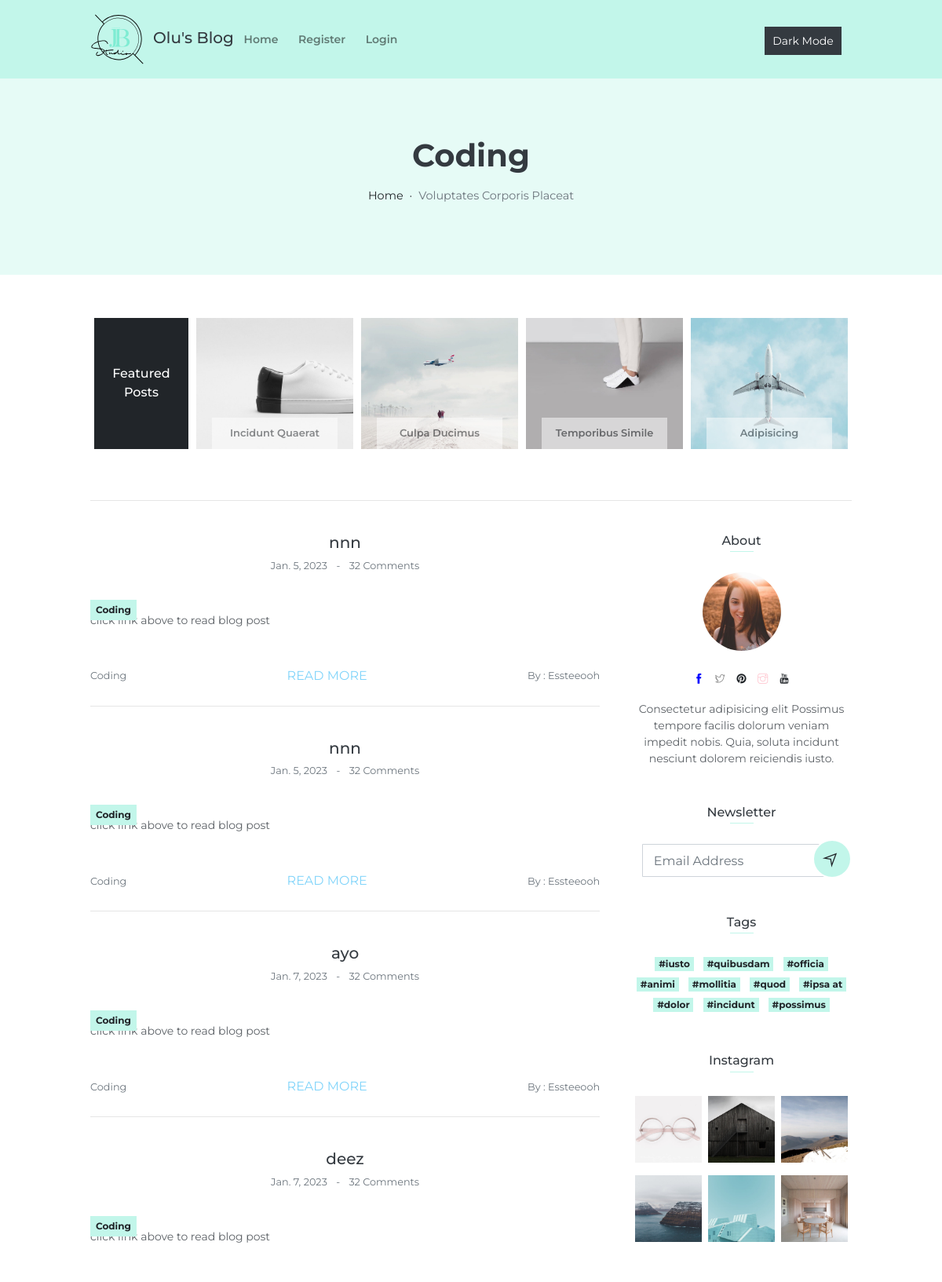
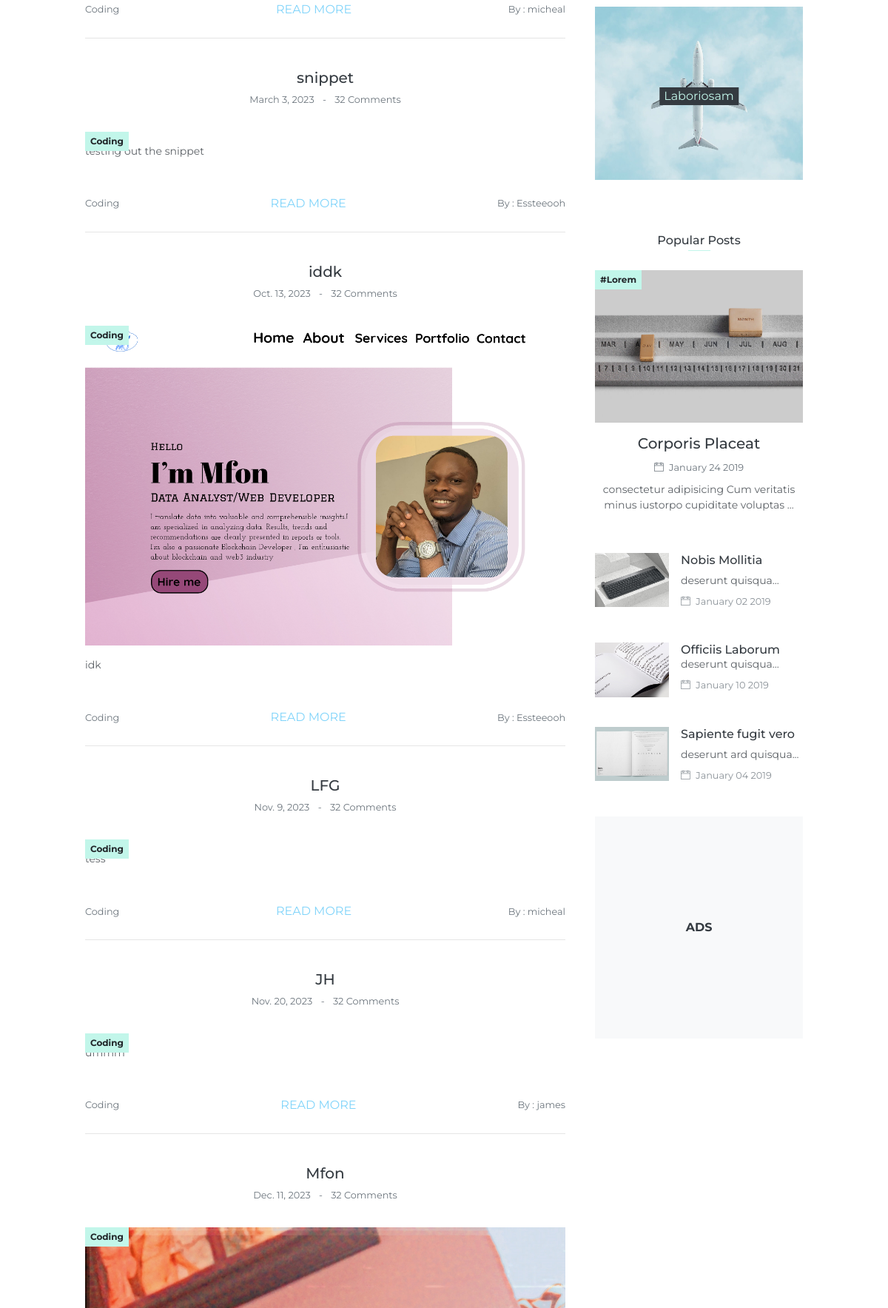
Screenshot of /category/Coding/ (upper part) with the database file from the repository (2 pictures, top to bottom).
### blogapp/models.py (models this page shows, shortened)
class Post(models.Model):
    title = models.CharField(max_length=255)
    header_image = models.ImageField(null=True, blank=True, upload_to="images/")
    title_tag = models.CharField(max_length=255, default="Olu's Blog")
    author = models.ForeignKey(User, on_delete=models.CASCADE)
    body = RichTextField(blank=True, null=True)
    post_date = models.DateField(auto_now_add=True)
    post_time = models.TimeField(auto_now_add=True)
    category = models.CharField(max_length=255, default="Uncategorised")
    snippet = models.CharField(max_length=255)
    likes = models.ManyToManyField(User, related_name='blog_post')

### blogapp/views.py (the view)
# urls.py: path('category/<str:cats>/', CategoryView, name='category'),
def CategoryView(request, cats):
    category_posts = Post.objects.filter(category = cats)
    return render(request, 'categories.html', {'cats':cats.title(), 'category_posts':category_posts})

### blogapp/templates/categories.html (shortened to what this page needs)
{% load static %}
<!DOCTYPE html>
<html lang="en">
<head>
    <link rel="stylesheet" href="{% static 'blogapp/vendors/themify-icons/css/themify-icons.css' %}">
	<link rel="stylesheet" href="{% static 'blogapp/css/joeblog.css' %}">
</head>
<body data-spy="scroll" data-target=".navbar" data-offset="40" id="home">
    <nav class="navbar custom-navbar navbar-expand-md navbar-light bg-primary sticky-top">
        <div class="container">
            <a class="navbar-brand" href="#">
                <img src="{% static 'blogapp/imgs/logo.svg' %}" alt="">
            </a>
            <h5 class="card-title" >Olu's Blog</h5>
            <div class="collapse navbar-collapse" id="navbarSupportedContent">
                <ul class="navbar-nav">
                    <li class="nav-item">
                        <a class="nav-link" href="{% url 'index' %}">Home</a>
                    </li>
                    {% if user.is_authenticated %}
                    <li class="nav-item">
                        <a class="nav-link" href="{% url 'add_post' %}">Add Post</a>
                    </li>
                    <li class="nav-item">
                        <a class="nav-link" href="{% url 'add_category' %}">Add Category</a>
                    </li>
                    <li class="nav-item">
                        <a class="nav-link" href="{% url 'logout' %}">Logout </a>
                    </li>
                    {% else %}
                    <li class="nav-item">
                        <a class="nav-link" href="{% url 'register' %}">Register</a>
                    </li>
                    <li class="nav-item">
                        <a class="nav-link" href="{% url 'login' %}">Login </a>
                    </li>
                    {% endif %}
                </ul>
                <div class="navbar-nav ml-auto">
                    <li class="nav-item">
                        <a class="nav-link" href="#">
                            <button id="themeToggle" class="btn btn-dark mt-1 btn-sm">Dark Mode</button>
                        </a>
                    </li>
                </div>
            </div>
        </div>
    </nav>
     <header class="page-header page-header-mini">
        <h1 class="title">{{ cats }}</h1>
        <ol class="breadcrumb pb-0">
            <li class="breadcrumb-item"><a href="{% url 'index' %}">Home</a></li>
            <li class="breadcrumb-item active" aria-current="page">Voluptates Corporis Placeat</li>
        </ol>
    </header>
    <div class="container">
        <section>
            <div class="feature-posts">
                <a href="single-post.html" class="feature-post-item">
                    <span>Featured Posts</span>
                </a>
                <a href="single-post.html" class="feature-post-item">
                    <img src="{% static 'blogapp/imgs/img-1.jpg' %}" class="w-100" alt="">
                    <div class="feature-post-caption">Incidunt Quaerat</div>
                </a>
                <a href="single-post.html" class="feature-post-item">
                    <img src="{% static 'blogapp/imgs/img-2.jpg' %}" class="w-100" alt="">
                    <div class="feature-post-caption">Culpa Ducimus</div>
                </a>
                <a href="single-post.html" class="feature-post-item">
                    <img src="{% static 'blogapp/imgs/img-3.jpg' %}" class="w-100" alt="">
                    <div class="feature-post-caption">Temporibus Simile</div>
                </a>
                <a href="single-post.html" class="feature-post-item">
                    <img src="{% static 'blogapp/imgs/img-4.jpg' %}" class="w-100" alt="">
                    <div class="feature-post-caption">Adipisicing</div>
                </a>
            </div>
        </section>
        <hr>
        {% if category_posts %}
        <div class="page-container">
            <div class="page-content">
                {% for post in category_posts %}
                <div class="card">
                    <div class="card-header text-center">
                        <h5 class="card-title">{{ post.title }}</h5>
                        <small class="small text-muted">{{post.post_date}}
                            <span class="px-2">-</span>
                            <a href="#" class="text-muted">32 Comments</a>
                        </small>
                    </div>
                    <div class="card-body">
                        <div class="blog-media">
                            {% if post.header_image %}
                            <img src="{{post.header_image.url}}" alt="" class="w-100">
                            {% endif %}
                            <a href="{% url 'category' post.category %}" class="badge badge-primary">{{ post.category }}</a>
                        </div>
                        <p class="my-3">{{post.snippet}}</p>
                    </div>
                    <div class="card-footer d-flex justify-content-between align-items-center flex-basis-0">
                        <a href="{% url 'category' post.category %}" class="text-dark small text-muted">{{ post.category }}</a>
                        <a href="{% url 'single-post' post.pk %}" class="text-info">READ MORE</a>
                        <a href="{% url 'show_profile_page' post.author.profile.id %}" class="text-dark small text-muted">By : {{ post.author }} </a>
                    </div>
                </div>
                <hr>
                {% endfor %}
        {% else %}
            <h2> sorry this page does not exist </h2>
        {% endif %}
            </div>
            <div class="page-sidebar text-center">
                <h6 class="sidebar-title section-title mb-4 mt-3">About</h6>
                <img src="{% static 'blogapp/imgs/avatar.jpg' %}" alt="" class="circle-100 mb-3">
                <div class="socials mb-3 mt-2">
                    <a href="javascript:void(0)"><i class="ti-facebook"></i></a>
                    <a href="javascript:void(0)"><i class="ti-twitter"></i></a>
                    <a href="javascript:void(0)"><i class="ti-pinterest-alt"></i></a>
                    <a href="javascript:void(0)"><i class="ti-instagram"></i></a>
                    <a href="javascript:void(0)"><i class="ti-youtube"></i></a>
                </div>
                <p>Consectetur adipisicing elit Possimus tempore facilis dolorum veniam impedit nobis. Quia, soluta incidunt nesciunt dolorem reiciendis iusto.</p>
                <h6 class="sidebar-title mt-5 mb-4">Newsletter</h6>
                <form action="">
                    <div class="subscribe-wrapper">
                        <input type="email" class="form-control" placeholder="Email Address">
                        <button type="submit" class="btn btn-primary"><i class="ti-location-arrow"></i></button>
                    </div>
                </form>
                <h6 class="sidebar-title mt-5 mb-4">Tags</h6>
                <a href="javascript:void(0)" class="badge badge-primary m-1">#iusto</a>
                <a href="javascript:void(0)" class="badge badge-primary m-1">#quibusdam</a>
                <a href="javascript:void(0)" class="badge badge-primary m-1">#officia</a>
                <a href="javascript:void(0)" class="badge badge-primary m-1">#animi</a>
                <a href="javascript:void(0)" class="badge badge-primary m-1">#mollitia</a>
                <a href="javascript:void(0)" class="badge badge-primary m-1">#quod</a>
                <a href="javascript:void(0)" class="badge badge-primary m-1">#ipsa at</a>
                <a href="javascript:void(0)" class="badge badge-primary m-1">#dolor</a>
                <a href="javascript:void(0)" class="badge badge-primary m-1">#incidunt</a>
                <a href="javascript:void(0)" class="badge badge-primary m-1">#possimus</a>
                <h6 class="sidebar-title mt-5 mb-4">Instagram</h6>
                <div class="row px-3">
                    <div class="col-4 p-1 figure">
                        <a href="#" class="figure-img">
                            <img src="{% static 'blogapp/imgs/insta-1.jpg' %}" alt="">
                        </a>
                    </div>
                    <div class="col-4 p-1 figure">
                        <a href="#" class="figure-img">
                            <img src="{% static 'blogapp/imgs/insta-2.jpg' %}" alt="" class="w-100 m-0">
                        </a>
                    </div>
                    <div class="col-4 p-1 figure">
                        <a href="#" class="figure-img">
                            <img src="{% static 'blogapp/imgs/insta-3.jpg' %}" alt="" class="w-100">
                        </a>
                    </div>
                    <div class="col-4 p-1 figure">
                        <a href="#" class="figure-img">
                            <img src="{% static 'blogapp/imgs/insta-4.jpg' %}" alt="" class="w-100 m-0">
                        </a>
                    </div>
                    <div class="col-4 p-1 figure">
                        <a href="#" class="figure-img">
                            <img src="{% static 'blogapp/imgs/insta-5.jpg' %}" alt="" class="w-100">
                        </a>
                    </div>
                    <div class="col-4 p-1 figure">
                        <a href="#" class="figure-img">
                            <img src="{% static 'blogapp/imgs/insta-6.jpg' %}" alt="" class="w-100 m-0">
                        </a>
                    </div>
                </div>
                <figure class="figure mt-5">
                    <a href="single-post.html" class="figure-img">
                        <figcaption class="figcaption">Laboriosam</figcaption>
                    </a>
                </figure>
                <h6 class="sidebar-title mt-5 mb-4">Popular Posts</h6>
                <div class="card mb-4">
                    <a href="single-post.html" class="overlay-link"></a>
                    <div class="card-header p-0">
                        <div class="blog-media">
                            <img src="{% static 'blogapp/imgs/blog-6.jpg' %}" alt="" class="w-100">
                            <a href="#" class="badge badge-primary">#Lorem</a>
                        </div>
                    </div>
                    <div class="card-body px-0">
                        <h5 class="card-title mb-2">Corporis Placeat</h5>
                        <small class="small text-muted"><i class="ti-calendar pr-1"></i> January 24 2019
                        </small>
                        <p class="my-2">consectetur adipisicing Cum veritatis minus iustorpo cupiditate voluptas ...</p>
                    </div>
                </div>
                <div class="media text-left mb-4">
                    <a href="single-post.html" class="overlay-link"></a>
                    <img class="mr-3" src="{% static 'blogapp/imgs/blog-1.jpg' %}" width="100px" alt="Generic placeholder image">
                    <div class="media-body">
                        <h6 class="mt-0">Nobis Mollitia</h6>
                        <p class="mb-2"> deserunt quisqua...</p>
                        <p class="text-muted small"><i class="ti-calendar pr-1"></i>  January 02 2019</p>
                    </div>
                </div>
                <div class="media text-left mb-4">
                    <a href="single-post.html" class="overlay-link"></a>
                    <img class="mr-3" src="{% static 'blogapp/imgs/blog-2.jpg' %}" width="100px" alt="Generic placeholder image">
                    <div class="media-body">
                        <h6 class="mt-0">Officiis Laborum</6>
                        <p class="mb-2"> deserunt quisqua...</p>
                        <p class="text-muted small"><i class="ti-calendar pr-1"></i>  January 10 2019</p>
                    </div>
                </div>
                <div class="media text-left mb-4">
                    <a href="single-post.html" class="overlay-link"></a>
                    <img class="mr-3" src="{% static 'blogapp/imgs/blog-3.jpg' %}" width="100px" alt="Generic placeholder image">
                    <div class="media-body">
                        <h6 class="mt-0">Sapiente fugit vero</h6>
                        <p class="mb-2"> deserunt ard quisqua...</p>
                        <p class="text-muted small"><i class="ti-calendar pr-1"></i>  January 04 2019</p>
                    </div>
                </div>
                <div class="ad-card d-flex text-center align-items-center justify-content-center">
                    <span href="#" class="font-weight-bold">ADS</span>
                </div>
            </div>
        </div>
    </div>
</body>
</html>

### rows the page displays
Post: title "nnn", post_date "Jan. 5, 2023", category "Coding", snippet "click link above to read blog post", author "Essteeooh"
Post: title "nnn", post_date "Jan. 5, 2023", category "Coding", snippet "click link above to read blog post", author "Essteeooh"
Post: title "ayo", post_date "Jan. 7, 2023", category "Coding", snippet "click link above to read blog post", author "Essteeooh"
Post: title "deez", post_date "Jan. 7, 2023", category "Coding", snippet "click link above to read blog post", author "micheal"
Post: title "snippet", post_date "March 3, 2023", category "Coding", snippet "testing out the snippet", author "Essteeooh"
Post: title "iddk", post_date "Oct. 13, 2023", header_image (picture), category "Coding", snippet "idk", author "Essteeooh"
Post: title "LFG", post_date "Nov. 9, 2023", category "Coding", snippet "tess", author "micheal"
Post: title "JH", post_date "Nov. 20, 2023", category "Coding", snippet "ummm", author "james"
Post: title "Mfon", post_date "Dec. 11, 2023", header_image (picture), category "Coding"

### other values shown
{{ cats }} "Coding"
